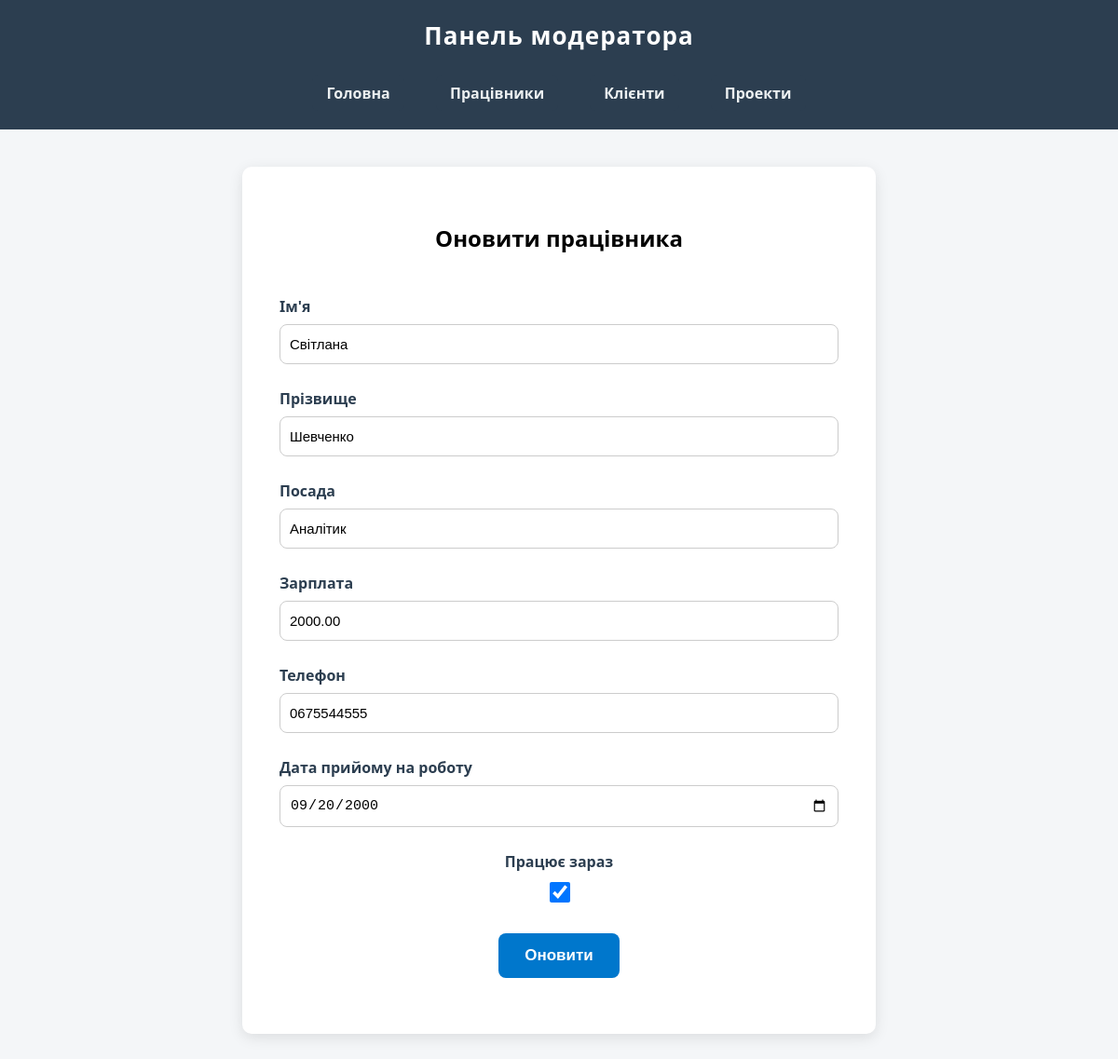
The app's page /moderator/workers/4/update, older data.
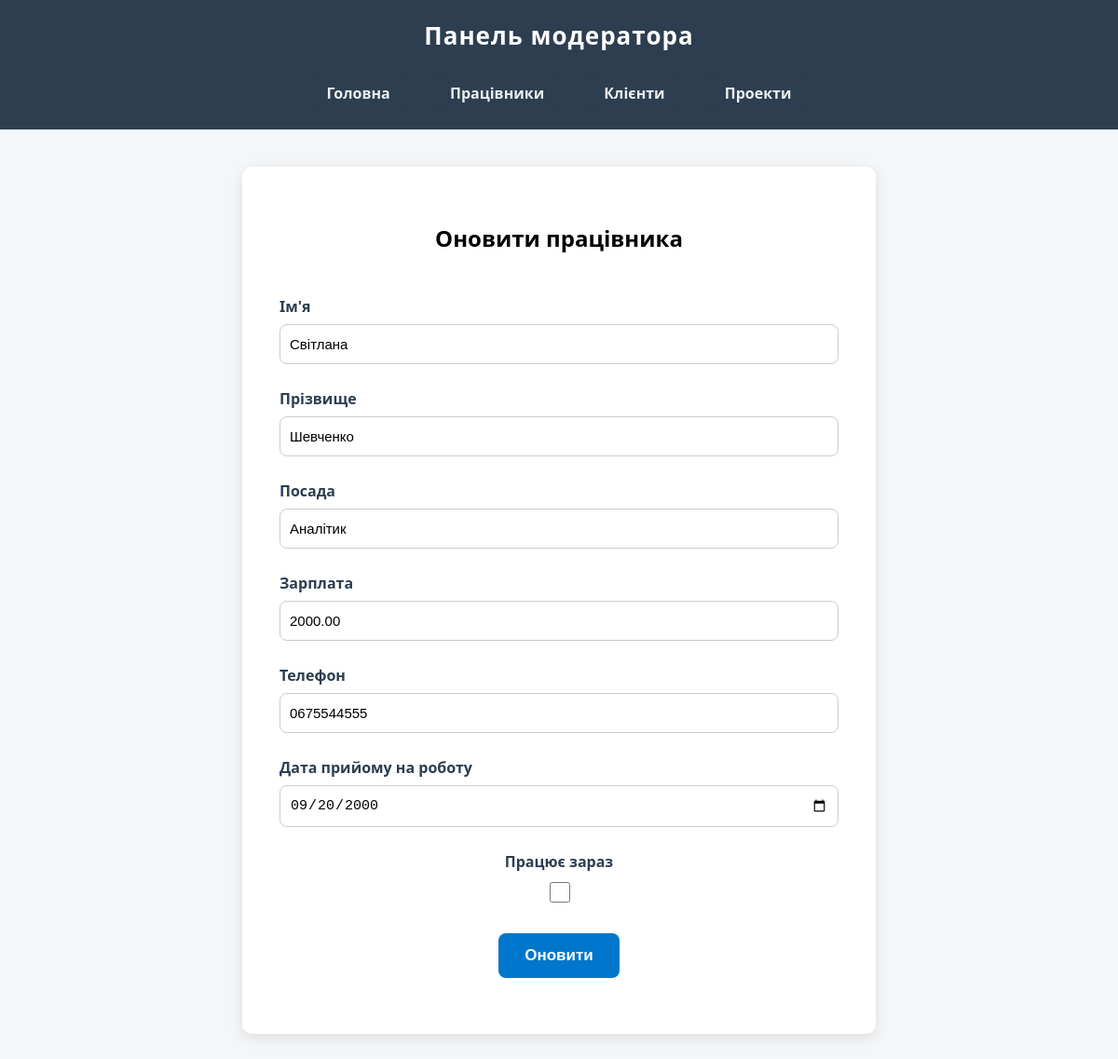
The same page, newer data.
### main/models.py (models this page shows, shortened)
class Worker(models.Model):
    id = models.IntegerField('№', primary_key=True)
    name = models.CharField('Ім’я', max_length=20)
    surname = models.CharField('Прізвище', max_length=20)
    position = models.CharField('Посада', max_length=50)
    salary = models.DecimalField('Зарплата', max_digits=10, decimal_places=2)
    phone = models.CharField('Телефон', max_length=20)
    date_hired = models.DateField('Дата найму')
    is_active = models.BooleanField('Активний', default=False)

### moderator/views.py (the view)
# urls.py: path('workers/<int:pk>/update',views.WorkerUpdateView.as_view(),name='worker_update'),
class WorkerUpdateView(UpdateView):
    model = Worker
    template_name = 'moderator/workers/update.html'
    form_class = WorkerForm
    context_object_name = 'worker'

### moderator/forms.py
class WorkerForm(ModelForm):
    class Meta:
        model = Worker
        fields = [ 'name', 'surname', 'position', 'salary', 'phone', 'date_hired', 'is_active']
        widgets = {
            'name': TextInput(attrs={'class': 'form-control'}),
            'surname': TextInput(attrs={'class': 'form-control'}),
            'position': TextInput(attrs={'class': 'form-control'}),
            'salary': NumberInput(attrs={'class': 'form-control'}),
            'phone': TextInput(attrs={'class': 'form-control'}),
            'date_hired': DateInput(attrs={'class': 'form-control', 'type': 'date'}),
            'is_active': CheckboxInput(attrs={'class': 'form-control'}),
        }

### moderator/templates/moderator/workers/update.html (shortened to what this page needs)
{% extends './create.html' %}
{% block h %} Оновити {% endblock %}
{% block b %} Оновити {% endblock %}

### moderator/templates/moderator/workers/create.html (shortened to what this page needs)
{% extends 'layout_m.html' %}
{% block content %}
<body class="add-employee-page">
<h2 style="text-align: center; margin-bottom: 30px;">{% block h %}Додати нового {% endblock %}працівника</h2>
<form method="post">
    <div class="form-group">
        <p class="form-label">Ім'я</p>
        {{ form.name }}
    </div>
    <div class="form-group">
        <p class="form-label">Прізвище</p>
        {{ form.surname }}
    </div>
    <div class="form-group">
        <p class="form-label">Посада</p>
        {{ form.position }}
    </div>
    <div class="form-group">
        <p class="form-label">Зарплата</p>
        {{ form.salary }}
    </div>
    <div class="form-group">
        <p class="form-label">Телефон</p>
        {{ form.phone }}
    </div>
    <div class="form-group">
        <p class="form-label">Дата прийому на роботу</p>
        {{ form.date_hired }}
    </div>
    <div class="form-group checkbox-group">
        <p class="form-label">Працює зараз</p>
        {{ form.is_active }}
    </div>
    <button type="submit">{% block b %}Додати{% endblock %}</button>
</form>
{% endblock %}

Row changes from the older to the newer data that the page shows:
changed Worker "Світлана": is_active "☑" → "☐"
